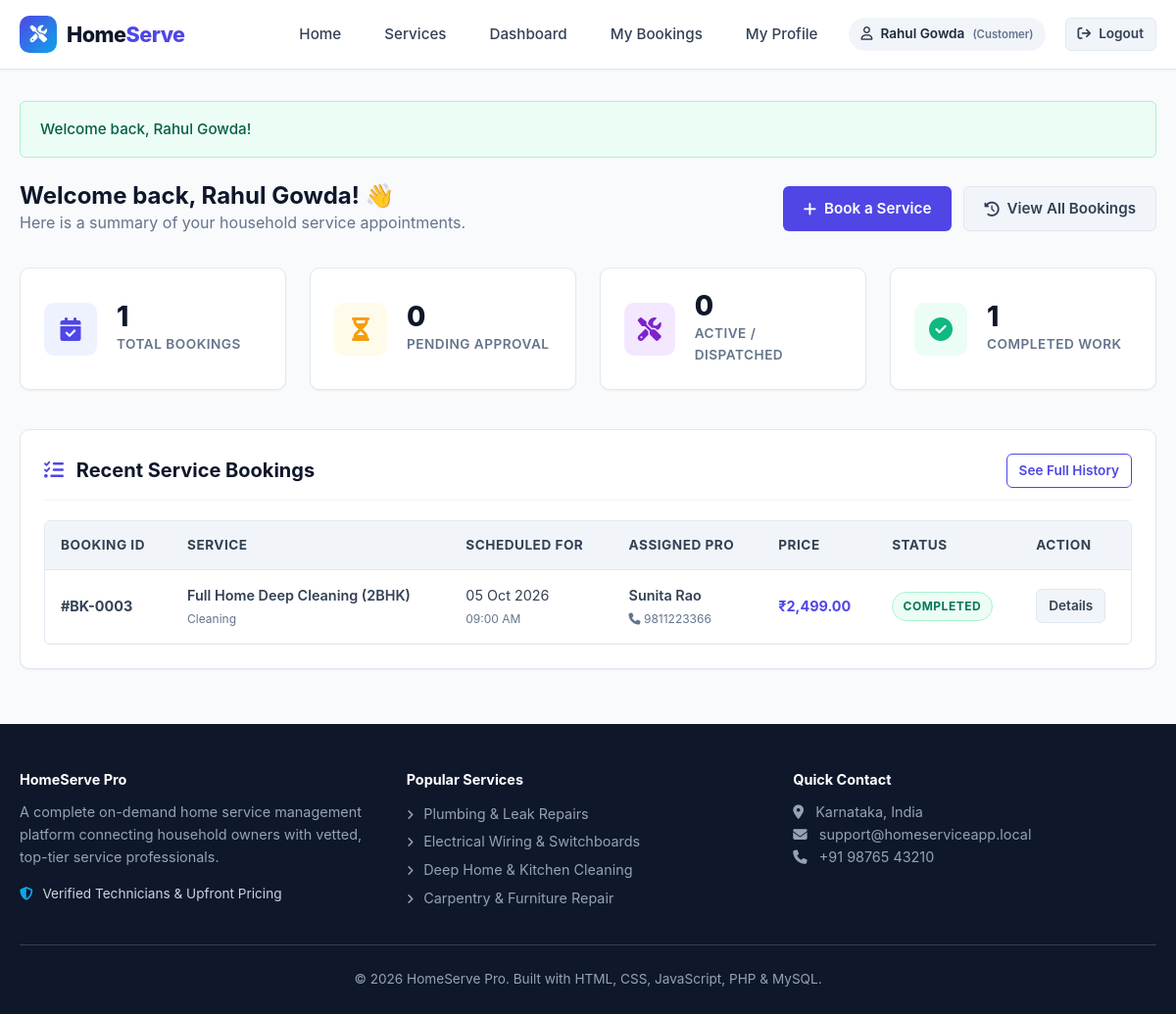
Screenshot of /customer/dashboard.php (signed in) with the database file from the repository.
### tables this page shows
CREATE TABLE `bookings` (
    `id` INT AUTO_INCREMENT PRIMARY KEY,
    `customer_id` INT NOT NULL,
    `service_id` INT NOT NULL,
    `provider_id` INT DEFAULT NULL,
    `booking_date` DATE NOT NULL,
    `booking_time` TIME NOT NULL,
    `service_address` TEXT NOT NULL,
    `city` VARCHAR(100) NOT NULL,
    `pincode` VARCHAR(20) NOT NULL,
    `special_notes` TEXT,
    `total_price` DECIMAL(10,2) NOT NULL,
    `status` ENUM('Pending', 'Accepted', 'In Progress', 'Completed', 'Cancelled') NOT NULL DEFAULT 'Pending',
    `admin_notes` TEXT,
    `created_at` TIMESTAMP DEFAULT CURRENT_TIMESTAMP,
    `updated_at` TIMESTAMP DEFAULT CURRENT_TIMESTAMP ON UPDATE CURRENT_TIMESTAMP,
    CONSTRAINT `fk_booking_customer` FOREIGN KEY (`customer_id`) 
        REFERENCES `users`(`id`) ON DELETE CASCADE,
    CONSTRAINT `fk_booking_service` FOREIGN KEY (`service_id`) 
        REFERENCES `services`(`id`) ON DELETE CASCADE,
    CONSTRAINT `fk_booking_provider` FOREIGN KEY (`provider_id`) 
        REFERENCES `providers`(`id`) ON DELETE SET NULL
);

CREATE TABLE `services` (
    `id` INT AUTO_INCREMENT PRIMARY KEY,
    `category_id` INT NOT NULL,
    `name` VARCHAR(150) NOT NULL,
    `description` TEXT,
    `price` DECIMAL(10,2) NOT NULL DEFAULT 0.00,
    `duration_mins` INT DEFAULT 60,
    `status` ENUM('active', 'inactive') DEFAULT 'active',
    `created_at` TIMESTAMP DEFAULT CURRENT_TIMESTAMP,
    CONSTRAINT `fk_services_category` FOREIGN KEY (`category_id`) 
        REFERENCES `service_categories`(`id`) ON DELETE CASCADE
);

CREATE TABLE `service_categories` (
    `id` INT AUTO_INCREMENT PRIMARY KEY,
    `name` VARCHAR(100) NOT NULL UNIQUE,
    `description` TEXT,
    `icon` VARCHAR(50) DEFAULT 'wrench',
    `created_at` TIMESTAMP DEFAULT CURRENT_TIMESTAMP
);

CREATE TABLE `users` (
    `id` INT AUTO_INCREMENT PRIMARY KEY,
    `name` VARCHAR(100) NOT NULL,
    `email` VARCHAR(150) NOT NULL UNIQUE,
    `password` VARCHAR(255) NOT NULL,
    `phone` VARCHAR(20) NOT NULL,
    `city` VARCHAR(100) NOT NULL,
    `pincode` VARCHAR(20) NOT NULL,
    `role` ENUM('customer', 'provider', 'admin') NOT NULL DEFAULT 'customer',
    `created_at` TIMESTAMP DEFAULT CURRENT_TIMESTAMP
);

### customer/dashboard.php (the view, shortened to what this page needs)
<?php
require_once __DIR__ . '/../config/db.php';
$pdo = getDB();
$userId = $_SESSION['user_id'];
$stats = [
    'total' => 0,
    'pending' => 0,
    'in_progress' => 0,
    'completed' => 0
];
try {
    $stmt = $pdo->prepare("SELECT
        COUNT(*) as total,
        SUM(CASE WHEN status = 'Pending' THEN 1 ELSE 0 END) as pending,
        SUM(CASE WHEN status IN ('Accepted', 'In Progress') THEN 1 ELSE 0 END) as in_progress,
        SUM(CASE WHEN status = 'Completed' THEN 1 ELSE 0 END) as completed
        FROM bookings WHERE customer_id = ?");
    $stmt->execute([$userId]);
    $stats = $stmt->fetch() ?: $stats;
} catch (Exception $e) {}
$recentBookings = [];
try {
    $stmt = $pdo->prepare("SELECT b.*, s.name as service_name, c.name as category_name,
                           u.name as provider_name, u.phone as provider_phone
                           FROM bookings b
                           JOIN services s ON b.service_id = s.id
                           JOIN service_categories c ON s.category_id = c.id
                           LEFT JOIN providers p ON b.provider_id = p.id
                           LEFT JOIN users u ON p.user_id = u.id
                           WHERE b.customer_id = ?
                           ORDER BY b.created_at DESC LIMIT 5");
    $stmt->execute([$userId]);
    $recentBookings = $stmt->fetchAll();
} catch (Exception $e) {}
require_once __DIR__ . '/../includes/header.php';
?>
<div style="display: flex; justify-content: space-between; align-items: center; margin-bottom: 2rem; flex-wrap: wrap; gap: 1rem;">
    <div>
        <h2>Welcome back, <?php echo htmlspecialchars($_SESSION['user_name']); ?>! 👋</h2>
        <p style="color: var(--gray-500);">Here is a summary of your household service appointments.</p>
    </div>
    <div style="display:flex; gap: 0.75rem;">
        <a href="services.php" class="btn btn-primary">
            <i class="fa-solid fa-plus"></i> Book a Service
        </a>
        <a href="my-bookings.php" class="btn btn-secondary">
            <i class="fa-solid fa-clock-rotate-left"></i> View All Bookings
        </a>
    </div>
</div>
<div class="grid grid-4" style="margin-bottom: 2.5rem;">
    <div class="stat-card">
        <div class="stat-icon primary"><i class="fa-solid fa-calendar-check"></i></div>
        <div>
            <div class="stat-num"><?php echo $stats['total'] ?? 0; ?></div>
            <div class="stat-label">Total Bookings</div>
        </div>
    </div>
    <div class="stat-card">
        <div class="stat-icon warning"><i class="fa-solid fa-hourglass-half"></i></div>
        <div>
            <div class="stat-num"><?php echo $stats['pending'] ?? 0; ?></div>
            <div class="stat-label">Pending Approval</div>
        </div>
    </div>
    <div class="stat-card">
        <div class="stat-icon primary" style="background:#f3e8ff;color:#7e22ce;"><i class="fa-solid fa-screwdriver-wrench"></i></div>
        <div>
            <div class="stat-num"><?php echo $stats['in_progress'] ?? 0; ?></div>
            <div class="stat-label">Active / Dispatched</div>
        </div>
    </div>
    <div class="stat-card">
        <div class="stat-icon success"><i class="fa-solid fa-circle-check"></i></div>
        <div>
            <div class="stat-num"><?php echo $stats['completed'] ?? 0; ?></div>
            <div class="stat-label">Completed Work</div>
        </div>
    </div>
</div>
<div class="card">
    <div class="card-header">
        <h3 style="font-size: 1.25rem;"><i class="fa-solid fa-list-check" style="color:var(--primary);margin-right:8px;"></i> Recent Service Bookings</h3>
        <a href="my-bookings.php" class="btn btn-outline btn-sm">See Full History</a>
    </div>
    <?php if (empty($recentBookings)): ?>
        <div style="text-align: center; padding: 3rem 1rem;">
            <div style="font-size: 3rem; color: var(--gray-300); margin-bottom: 1rem;"><i class="fa-regular fa-calendar-xmark"></i></div>
            <h4>No bookings yet</h4>
            <p style="color: var(--gray-500); margin-bottom: 1.5rem;">Need an electrician, plumber or cleaner? Book your first service now!</p>
            <a href="services.php" class="btn btn-primary"><i class="fa-solid fa-plus"></i> Browse Services</a>
        </div>
    <?php else: ?>
        <div class="table-responsive">
            <table class="table">
                <thead>
                    <tr>
                        <th>Booking ID</th>
                        <th>Service</th>
                        <th>Scheduled For</th>
                        <th>Assigned Pro</th>
                        <th>Price</th>
                        <th>Status</th>
                        <th>Action</th>
                    </tr>
                </thead>
                <tbody>
                    <?php foreach ($recentBookings as $b): ?>
                        <tr>
                            <td><strong>#BK-<?php echo str_pad($b['id'], 4, '0', STR_PAD_LEFT); ?></strong></td>
                            <td>
                                <div style="font-weight: 600;"><?php echo htmlspecialchars($b['service_name']); ?></div>
                                <small style="color: var(--gray-500);"><?php echo htmlspecialchars($b['category_name']); ?></small>
                            </td>
                            <td>
                                <div><?php echo date('d M Y', strtotime($b['booking_date'])); ?></div>
                                <small style="color: var(--gray-500);"><?php echo date('h:i A', strtotime($b['booking_time'])); ?></small>
                            </td>
                            <td>
                                <?php if (!empty($b['provider_name'])): ?>
                                    <div style="font-weight: 600;"><?php echo htmlspecialchars($b['provider_name']); ?></div>
                                    <small style="color: var(--gray-500);"><i class="fa-solid fa-phone"></i> <?php echo htmlspecialchars($b['provider_phone']); ?></small>
                                <?php else: ?>
                                    <span style="color: var(--gray-500); font-style: italic;">Awaiting assignment</span>
                                <?php endif; ?>
                            </td>
                            <td><strong style="color: var(--primary);"><?php echo formatPrice($b['total_price']); ?></strong></td>
                            <td><?php echo getStatusBadge($b['status']); ?></td>
                            <td>
                                <a href="my-bookings.php" class="btn btn-secondary btn-sm">Details</a>
                            </td>
                        </tr>
                    <?php endforeach; ?>
                </tbody>
            </table>
        </div>
    <?php endif; ?>
</div>
<?php require_once __DIR__ . '/../includes/footer.php'; ?>

### config/db.php (shortened to what this page needs)
<?php
function displayFlash() {
    if (isset($_SESSION['flash'])) {
        $flash = $_SESSION['flash'];
        $colorClass = match($flash['type']) {
            'success' => 'alert-success',
            'danger'  => 'alert-danger',
            'warning' => 'alert-warning',
            default   => 'alert-info'
        };
        echo "<div class='alert {$colorClass}'>{$flash['message']}</div>";
    }
}
function formatPrice($amount) {
    return '₹' . number_format((float)$amount, 2);
}
function getStatusBadge($status) {
    $class = match($status) {
        'Pending'     => 'badge-pending',
        'Accepted'    => 'badge-accepted',
        'In Progress' => 'badge-progress',
        'Completed'   => 'badge-completed',
        'Cancelled'   => 'badge-cancelled',
        default       => 'badge-default'
    };
    return "<span class='badge {$class}'>" . htmlspecialchars($status) . "</span>";
}
?>

### assets/css/style.css (style rules this page uses)
:root { --primary: #4f46e5; --primary-hover: #4338ca; --primary-light: #eef2ff; --secondary: #0ea5e9; --dark: #0f172a; --gray-900: #1e293b; --gray-700: #334155; --gray-500: #64748b; --gray-300: #cbd5e1; --gray-200: #e2e8f0; --gray-100: #f1f5f9; --light: #f8fafc; --white: #ffffff; --success: #10b981; --success-bg: #ecfdf5; --warning: #f59e0b; --warning-bg: #fffbeb; --danger: #ef4444; --danger-bg: #fef2f2; --info: #3b82f6; --info-bg: #eff6ff; --radius-sm: 6px; --radius-md: 10px; --radius-lg: 16px; --shadow-sm: 0 1px 2px 0 rgba(0, 0, 0, 0.05); --shadow-md: 0 4px 6px -1px rgba(0, 0, 0, 0.1), 0 2px 4px -2px rgba(0, 0, 0, 0.1); --shadow-lg: 0 10px 15px -3px rgba(0, 0, 0, 0.1), 0 4px 6px -4px rgba(0, 0, 0, 0.1); --shadow-hover: 0 14px 20px -3px rgba(79, 70, 229, 0.15); --transition: all 0.25s cubic-bezier(0.4, 0, 0.2, 1); }
* { box-sizing: border-box; margin: 0; padding: 0; }
body { font-family: -apple-system, BlinkMacSystemFont, "Segoe UI", Roboto, Oxygen, Ubuntu, Cantarell, "Helvetica Neue", sans-serif; background-color: var(--light); color: var(--gray-700); line-height: 1.6; display: flex; flex-direction: column; min-height: 100vh; }
h1, h2, h3, h4, h5, h6 { color: var(--dark); font-weight: 700; line-height: 1.25; }
a { color: var(--primary); text-decoration: none; transition: var(--transition); }
.btn { display: inline-flex; align-items: center; justify-content: center; gap: 8px; padding: 0.6rem 1.25rem; font-size: 0.95rem; font-weight: 600; border-radius: var(--radius-sm); border: 1px solid transparent; cursor: pointer; transition: var(--transition); text-align: center; white-space: nowrap; }
.btn-primary { background-color: var(--primary); color: var(--white) !important; }
.btn-secondary { background-color: var(--gray-100); color: var(--gray-700); border-color: var(--gray-200); }
.btn-outline { background: transparent; border-color: var(--primary); color: var(--primary); }
.btn-sm { padding: 0.35rem 0.75rem; font-size: 0.85rem; }
.grid { display: grid; gap: 1.5rem; }
.grid-4 { grid-template-columns: repeat(4, minmax(0, 1fr)); }
.card { background: var(--white); border-radius: var(--radius-md); border: 1px solid var(--gray-200); box-shadow: var(--shadow-sm); padding: 1.5rem; transition: var(--transition); }
.card-header { display: flex; justify-content: space-between; align-items: center; margin-bottom: 1.25rem; padding-bottom: 0.75rem; border-bottom: 1px solid var(--gray-100); }
.stat-card { display: flex; align-items: center; gap: 1.25rem; padding: 1.5rem; background: var(--white); border-radius: var(--radius-md); border: 1px solid var(--gray-200); box-shadow: var(--shadow-sm); }
.stat-icon { width: 54px; height: 54px; border-radius: var(--radius-md); display: flex; align-items: center; justify-content: center; font-size: 1.5rem; }
.stat-icon.primary { background: var(--primary-light); color: var(--primary); }
.stat-icon.success { background: var(--success-bg); color: var(--success); }
.stat-icon.warning { background: var(--warning-bg); color: var(--warning); }
.stat-num { font-size: 1.75rem; font-weight: 800; color: var(--dark); line-height: 1; margin-bottom: 4px; }
.stat-label { color: var(--gray-500); font-size: 0.85rem; text-transform: uppercase; font-weight: 600; letter-spacing: 0.5px; }
.badge { display: inline-block; padding: 0.25rem 0.65rem; font-size: 0.75rem; font-weight: 700; border-radius: 999px; text-transform: uppercase; letter-spacing: 0.5px; }
.badge-completed { background-color: var(--success-bg); color: #047857; border: 1px solid #a7f3d0; }
.alert { padding: 1rem 1.25rem; border-radius: var(--radius-sm); margin-bottom: 1.5rem; font-weight: 500; font-size: 0.95rem; }
.alert-success { background: var(--success-bg); color: #065f46; border: 1px solid #a7f3d0; }
.table-responsive { width: 100%; overflow-x: auto; border-radius: var(--radius-sm); border: 1px solid var(--gray-200); background: var(--white); }
.table { width: 100%; border-collapse: collapse; text-align: left; }
.table th { background-color: var(--gray-100); padding: 0.85rem 1rem; font-size: 0.85rem; font-weight: 700; text-transform: uppercase; letter-spacing: 0.5px; color: var(--gray-700); border-bottom: 1px solid var(--gray-200); }
.table td { padding: 0.85rem 1rem; font-size: 0.9rem; border-bottom: 1px solid var(--gray-100); vertical-align: middle; }

### rows the page displays
bookings: id "0003", service.name "Full Home Deep Cleaning (2BHK)", service_categories.name "Cleaning", booking_date "05 Oct 2026", booking_time "09:00 AM", users.name "Sunita Rao", users.phone "9811223366", total_price "₹2,499.00", status "COMPLETED"

### other values shown
$currentUser['name'] "Rahul Gowda"
$role "Customer"
$flash['message'] "Welcome back, Rahul Gowda!"
$_SESSION['user_name'] "Rahul Gowda"
$stats['total'] "1"
$stats['pending'] "0"
$stats['in_progress'] "0"
$stats['completed'] "1"
